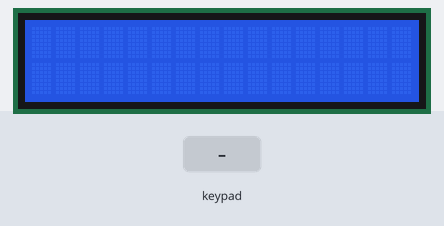
This sketch was run on a simulated Arduino Uno, built with avr-gcc and run on an emulated ATmega328P. Shown: 16×2 character LCD. The inputs (shaded band) are chosen by the test bench.

Above: at 1.2 s.
1.3 s: key 'U' pressed
At 1.9 s:
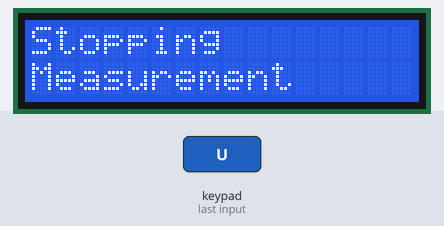
4.3 s: key 'D' pressed
At 5.3 s:
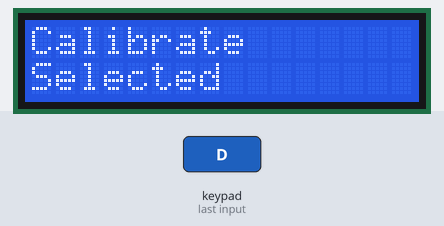
7.3 s: key 'L' pressed
At 7.6 s:
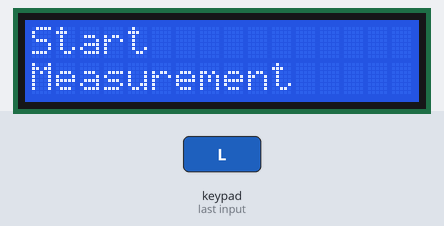
10.3 s: key 'R' pressed
At 10.8 s:
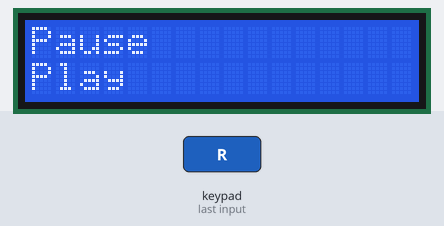
Timing chart, 0 to 13.3 s (numbered marks = the images above; inputs shaded):
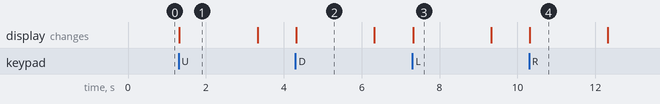

Measured:
- after the input at 1.3 s, the display: changes at once (image 1)
- after the input at 4.3 s, the display: changes at once (image 2)
- after the input at 7.3 s, the display: changes at once (image 3)
- after the input at 10.3 s, the display: changes at once (image 4)
- what the display in image 1 shows lasts 2.0 s, from 1.3 s to 3.3 s

The sketch:

Interface_Gen1Rev1.ino
```cpp
//Code Written by Aditi Pilani, Agoston Walter, Alexis Onsi, and Rhianne Hsu for BME 464 Design Project Measurect

//************************GLOBAL VARIABLES USED**************

//*********************************************************************

#include <Wire.h>
#include <Adafruit_RGBLCDShield.h>
#include <utility/Adafruit_MCP23017.h>
#include <EEPROM.h>
Adafruit_RGBLCDShield lcd = Adafruit_RGBLCDShield();


void setup() {
  //  initialization

  //  Sets up pins and Serial
  //  Serial.begin(9600);

  //  Sets up LCD screen
  lcd.setCursor(0,0);
  lcd.begin(16,2);
}

//**********Loop is controlled by 5 buttons, which call on different functions*******

void loop() {
  main:
  uint8_t buttons = lcd.readButtons();
  if(buttons){
    lcd.setCursor(0,0);
    // LEFT BUTTON TRIGGERS INSPIRATORY/EXPIRATORY CAP. MEASUREMENTS
    // If Right button is pressed after left button, respirometer enters expiratory cap. mode
    // If after 1 second,  no left button is pressed, respirometer continues with inspiratory cap. mode
    if(buttons & BUTTON_LEFT){
      Start_Measurements();
    }

    //RIGHT BUTTON PAUSES/PLAYS MEASUREMENTS
    if(buttons & BUTTON_RIGHT){
      Pause_Play();
    }

    //UP BUTTON STOPS MEASUREMENTS
    if(buttons & BUTTON_UP){
      Stop_Measurements();
    }

    //DOWN BUTTON TRIGGERS CALIBRATION MODE
    if(buttons & BUTTON_DOWN){
      calibrate();
    }
    //SELECT BUTTON CHANGES PNEUMOTECH
//    if(buttons & BUTTON_SELECT){
//      //Selection Mode
//      changePtech();
//    }


  }
}

//************************************FUNCTIONS USED************************************

void Start_Measurements(){
  lcd.clear();
  lcd.print("Start");
  lcd.setCursor(0,1);
  lcd.print("Measurement");
  delay(2000);
  lcd.clear();
//  goto main;
}

void Pause_Play(){
  lcd.clear();
  lcd.print("Pause");
  lcd.setCursor(0,1);
  lcd.print("Play");
  delay(2000);
  lcd.clear();
//  goto main;
}
void Stop_Measurements(){
  lcd.clear();
  lcd.print("Stopping");
  lcd.setCursor(0,1);
  lcd.print("Measurement");
  delay(2000);
  lcd.clear();
//  goto main;
}
void calibrate(){
  lcd.clear();
  lcd.print("Calibrate");
  lcd.setCursor(0,1);
  lcd.print("Selected");
  delay(2000);
  lcd.clear();
//  goto main;
}
```
